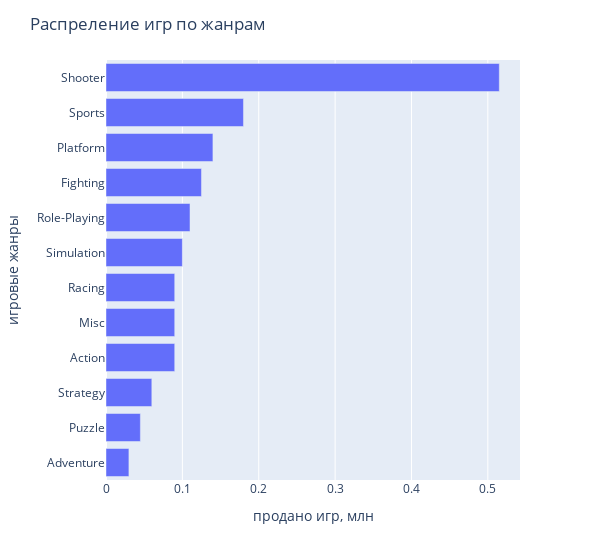

Source (notebook cell):
### Code cell
fig = px.bar(data_frame=game_genre.sort_values(),
             orientation='h')

fig.update_layout(title=dict(text='Распреление игр по жанрам'),
                  xaxis=dict(title='продано игр, млн'),
                  yaxis=dict(title='игровые жанры'),
                  width=600,
                  showlegend=False)

### Figure 1 — Plotly figure (JSON) as saved in the notebook; plotly's stock layout.template omitted (floating-point values rounded to 4 significant figures)
{"data": [{"alignmentgroup": "True", "hovertemplate": "variable=global_sales<br>value=%{x}<br>genre=%{y}<extra></extra>", "legendgroup": "global_sales", "marker": {"color": "#636efa", "pattern": {"shape": ""}}, "name": "global_sales", "offsetgroup": "global_sales", "orientation": "h", "showlegend": true, "textposition": "auto", "type": "bar", "x": [0.03, 0.045, 0.06, 0.09, 0.09, 0.09, 0.1, 0.11, 0.125, 0.14, 0.18, 0.515], "xaxis": "x", "y": ["Adventure", "Puzzle", "Strategy", "Action", "Misc", "Racing", "Simulation", "Role-Playing", "Fighting", "Platform", "Sports", "Shooter"], "yaxis": "y"}], "layout": {"barmode": "relative", "legend": {"title": {"text": "variable"}, "tracegroupgap": 0}, "margin": {"t": 60}, "showlegend": false, "title": {"text": "Распреление игр по жанрам"}, "width": 600, "xaxis": {"anchor": "y", "domain": [0, 1], "title": {"text": "продано игр, млн"}}, "yaxis": {"anchor": "x", "domain": [0, 1], "title": {"text": "игровые жанры"}}}}
